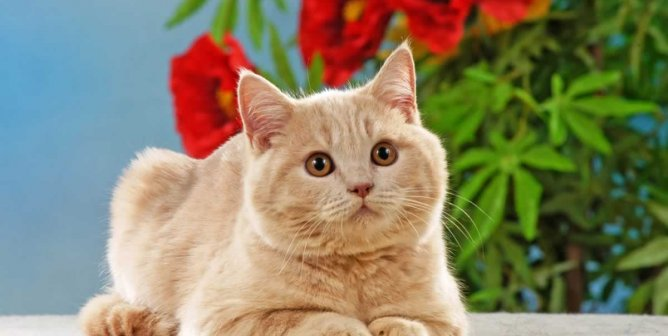
#> input picture VCS-RGB2/image1.jpg, 668 x 336 px
$ python VCS-RGB2.py
#> lines starting #> are read from the running program, lines starting #| are printed output that depends on the picture
import os
import numpy as np
import cv2


#Default scheme BGR

# Loading a color image
img = cv2.imread('image1.jpg', 1)
#> img is the input picture: shape (336, 668, 3); mean B, G, R 103.1, 131.3, 136.7


#Decomposing into 3
bi = img.copy()
bi[:,:,1] = 0
bi[:,:,2] = 0

gi = img.copy()
gi[:,:,0] = 0
gi[:,:,2] = 0

ri = img.copy()
ri[:,:,0] = 0
ri[:,:,1] = 0
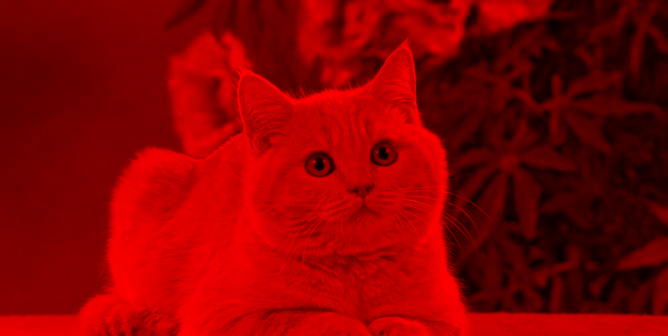
#> ri: shape (336, 668, 3); mean B, G, R 0, 0, 136.7


#Modifying image for implementation
for i in range(len(img)):
    for j in range(len(img[0])):
        if gi[i][j][1] >=128:
            gi[i][j][1] = 255
        else:
            gi[i][j][1] = 0
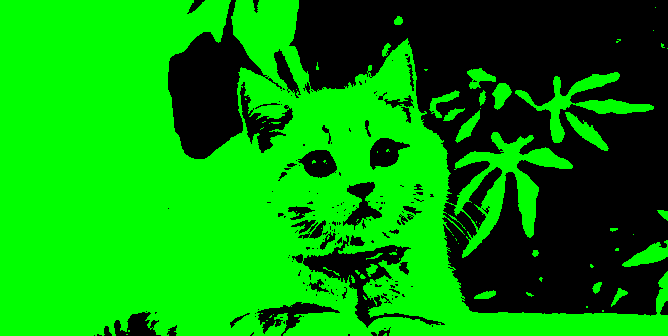
#> gi: shape (336, 668, 3); mean B, G, R 0, 152.9, 0
for i in range(len(img)):
    for j in range(len(img[0])):
        if bi[i][j][0] >=128:
            bi[i][j][0] = 255
        else:
            bi[i][j][0] = 0
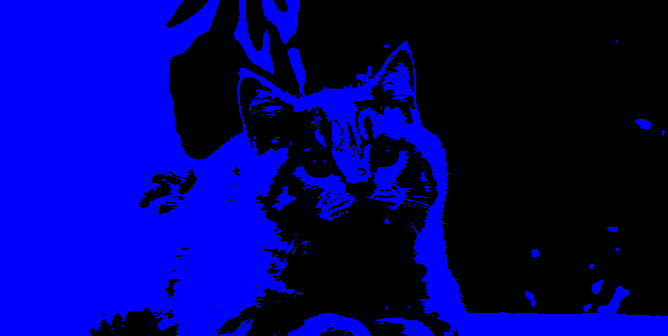
#> bi: shape (336, 668, 3); mean B, G, R 112, 0, 0
for i in range(len(img)):
    for j in range(len(img[0])):
        if ri[i][j][2] >=128:
            ri[i][j][2] = 255
        else:
            ri[i][j][2] = 0
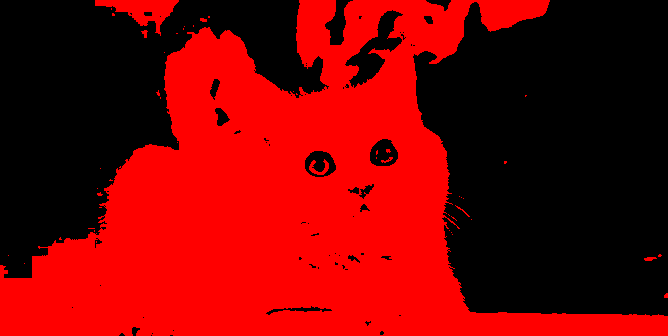
#> ri: shape (336, 668, 3); mean B, G, R 0, 0, 123.7

oimg = np.zeros((len(img),len(img[0]), 3), dtype = 'uint8')
#> oimg: shape (336, 668, 3); every value is 0

oimg[:,:,0] = bi[:,:,0]
oimg[:,:,1] = gi[:,:,1]
oimg[:,:,2] = ri[:,:,2]
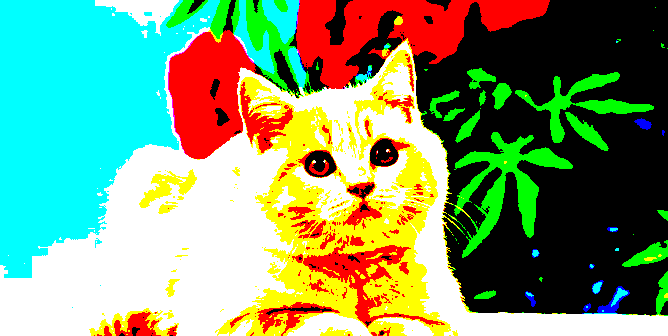
#> oimg: shape (336, 668, 3); mean B, G, R 112, 152.9, 123.7


#Making R G B transparencies
t2 = np.zeros((2*len(img), 2*len(img[0]), 3), dtype = 'uint8')
#> t2: shape (672, 1336, 3); every value is 0
t1 = np.zeros((2*len(img), 2*len(img[0]), 3), dtype = 'uint8')


k = 0
l = 0
for i in range(len(img)):
    l = 0
    for j in range(len(img[0])):
        if ri[i][j][2] == 0:
            t1[k][l][2] = 255
            t1[k][l+1][2] = 0
            t1[k+1][l][2] = 0
            t1[k+1][l+1][2] = 255

            t2[k][l][2] = 255
            t2[k][l+1][2] = 0
            t2[k+1][l][2] = 0
            t2[k+1][l+1][2] = 255
        elif ri[i][j][2] == 255:
            t1[k][l][2] = 255
            t1[k][l+1][2] = 0
            t1[k+1][l][2] = 0
            t1[k+1][l+1][2] = 255

            t2[k][l][2] = 0
            t2[k][l+1][2] = 255
            t2[k+1][l][2] = 255
            t2[k+1][l+1][2] = 0

        if gi[i][j][1] == 0:
            t1[k][l][1] = 255
            t1[k][l+1][1] = 0
            t1[k+1][l][1] = 0
            t1[k+1][l+1][1] = 255

            t2[k][l][1] = 255
            t2[k][l+1][1] = 0
            t2[k+1][l][1] = 0
            t2[k+1][l+1][1] = 255
        elif gi[i][j][1] == 255:
            t1[k][l][1] = 255
            t1[k][l+1][1] = 0
            t1[k+1][l][1] = 0
            t1[k+1][l+1][1] = 255

            t2[k][l][1] = 0
            t2[k][l+1][1] = 255
            t2[k+1][l][1] = 255
            t2[k+1][l+1][1] = 0

        if bi[i][j][0] == 0:
            t1[k][l][0] = 255
            t1[k][l+1][0] = 0
            t1[k+1][l][0] = 0
            t1[k+1][l+1][0] = 255

            t2[k][l][0] = 255
            t2[k][l+1][0] = 0
            t2[k+1][l][0] = 0
            t2[k+1][l+1][0] = 255
        elif bi[i][j][0] == 255:
            t1[k][l][0] = 255
            t1[k][l+1][0] = 0
            t1[k+1][l][0] = 0
            t1[k+1][l+1][0] = 255

            t2[k][l][0] = 0
            t2[k][l+1][0] = 255
            t2[k+1][l][0] = 255
            t2[k+1][l+1][0] = 0


        l = l + 2
    k = k + 2
#> this loop made 336 passes
#> k on passes 1 to 3: 2, 4, 6
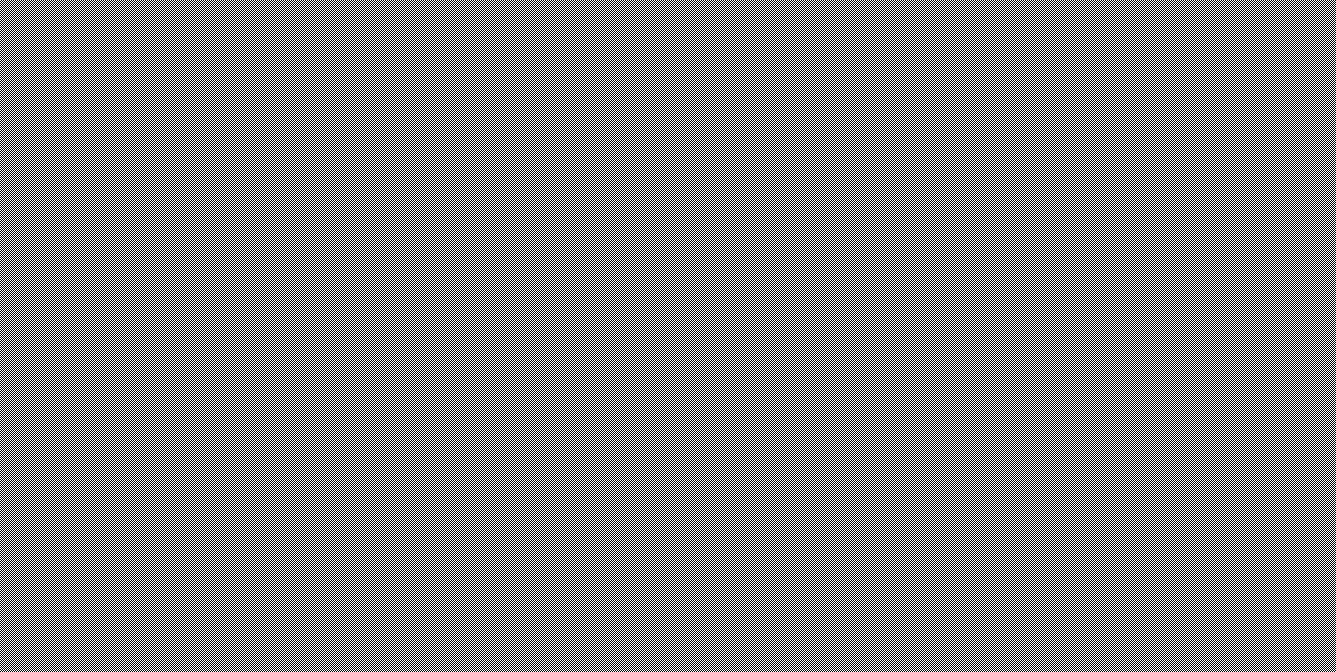
#> t1: shape (672, 1336, 3); 50% white in thin lines or dots
#> after the loop, k = 672


#Decrypting the image using the R G B  transparencies
dimg = t1 + t2
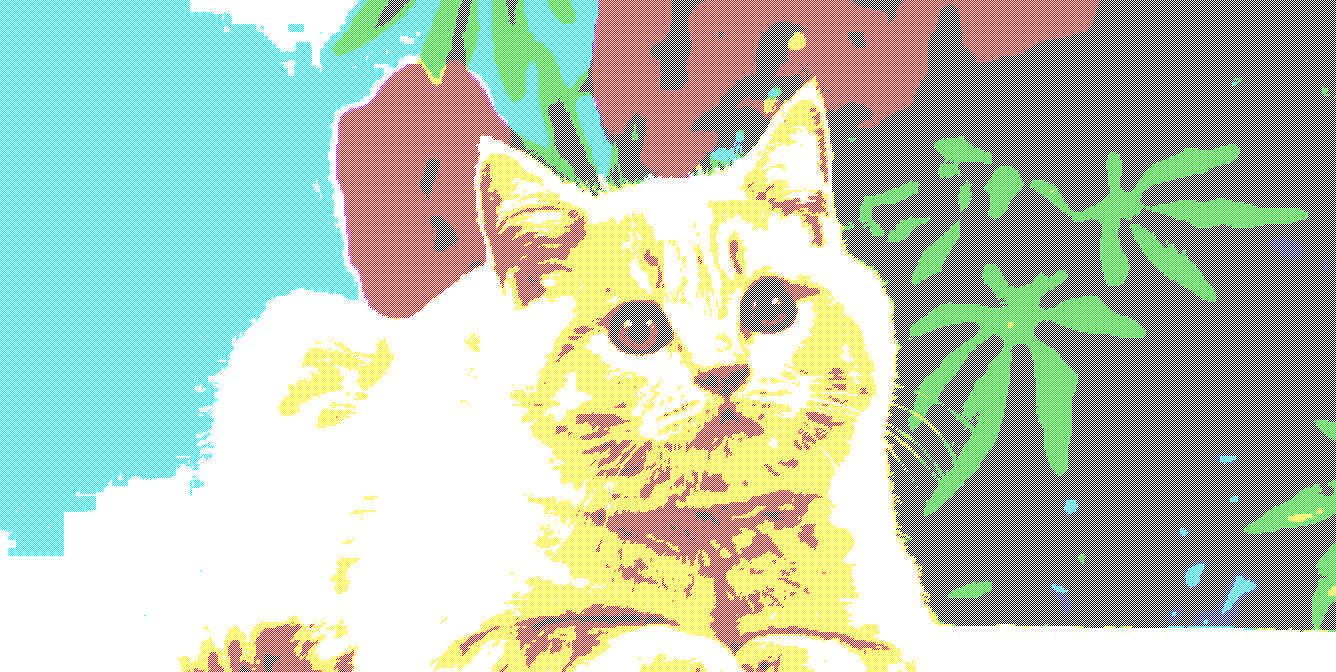
#> dimg: shape (672, 1336, 3); mean B, G, R 183.2, 203.8, 189.1


cv2.imshow('Original Image', oimg)
cv2.imshow('Share1', t1)
cv2.imshow('Share2', t2)
cv2.imshow('Decrypted image', dimg)


cv2.waitKey(0)
cv2.destroyAllWindows()
